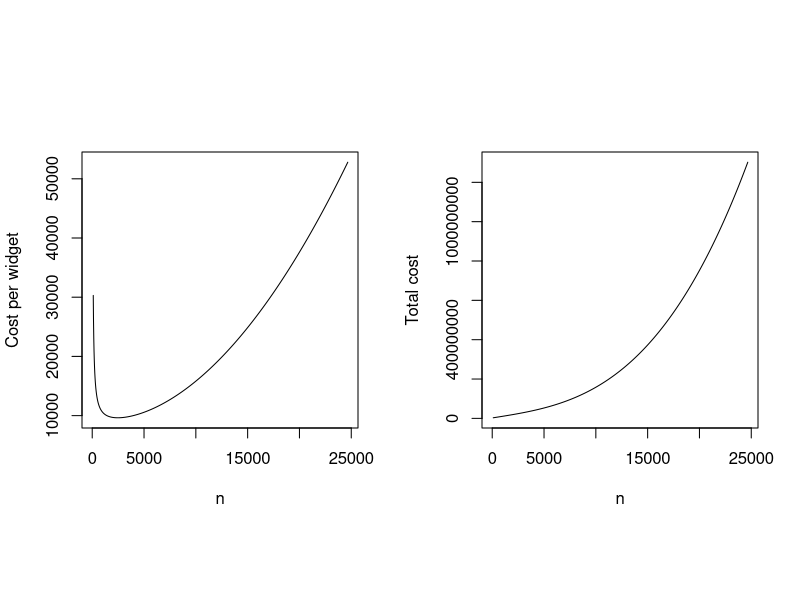
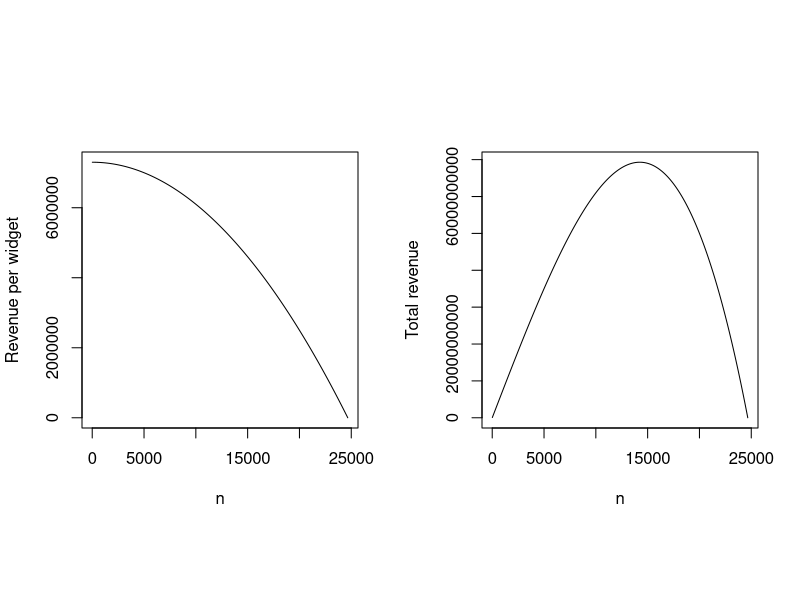
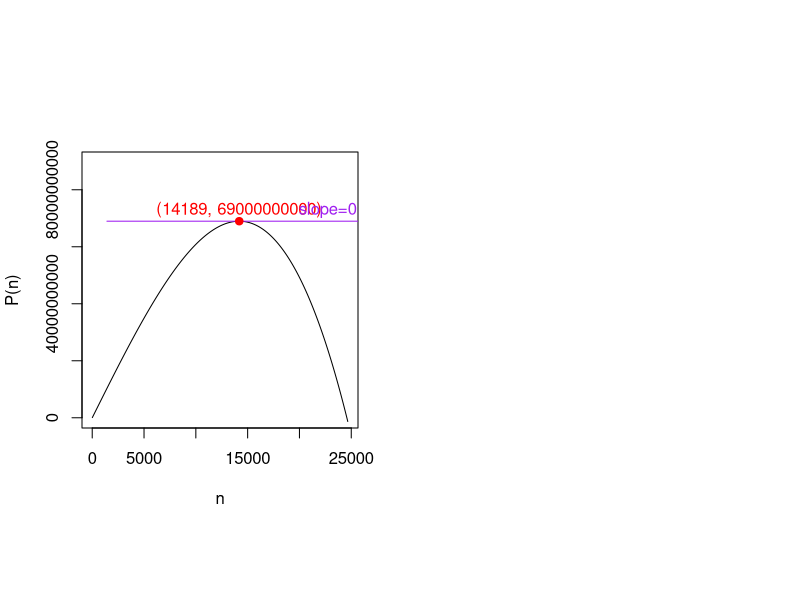

These charts were generated, in order, by the following R code:
## ---- chunk 1
options(scipen=999)
fixer = function(exp){
  exp = gsub("+-","-",exp,fixed=T)
  exp = gsub("--","+",exp,fixed=T)
  exp = gsub("t^0","",exp,fixed=T)
  exp = gsub("t^1","x",exp,fixed=T)
  return(exp)
}

while(T){
  FC = 10^runif(1,3,7)  # Fixed cost of equipment
  U = 10^runif(1,0,4)
  ndoubcost = 10^runif(1,3,6)
  A = FC/ndoubcost^3
  B = U*runif(1,1,1000)
  nrev0 = ndoubcost*runif(1,0.01,100)
  C = B/nrev0^2
  FC = signif(FC,2)
  U = signif(U,2)
  A = signif(A,2)
  B = signif(B,2)
  C = signif(C,2)
  nrev0 = sqrt(B/C)
  n2 = (FC/2/A)^(1/3)
  cpu1 = A+U+FC
  cpu2 = A*n2^2+U+FC/n2
  cpu3 = A*nrev0^2+U+FC/nrev0
  nstar = sqrt((B-U)/(3*A+3*C))
  Pstar = -A*nstar^3-C*nstar^3+(B-U)*nstar-FC
  if(A>0.00001 && B>0.001 && C>0.00001 && nstar>100 && nstar<100000 && Pstar>1000 && nstar<nrev0 && n2<nrev0 &&
    n2>nrev0/10 && n2<nrev0/2){break}
}

## ---- chunk 2
par(pty="s",mfrow=c(1,2))
nn = seq(100,nrev0,length.out=1000)
plot(nn,A*nn^2+U+FC/nn,type="l",xlab="n",ylab="Cost per widget",xlim=c(0,nrev0))
plot(nn,A*nn^3+U*nn+FC,type="l",xlab="n",ylab="Total cost",xlim=c(0,nrev0))
## ---- chunk 3
par(pty="s",mfrow=c(1,2))
nn = seq(10,nrev0,length.out=1000)
plot(nn,B-C*nn^2,type="l",xlab="n",ylab="Revenue per widget",xlim=c(0,nrev0))
plot(nn,B*nn-C*nn^3,type="l",xlab="n",ylab="Total revenue",xlim=c(0,nrev0))
## ---- chunk 4
nn = seq(10,nrev0,length.out=1000)
plot(nn,-A*nn^3-C*nn^3+(B-U)*nn-FC,type="l",xlim=c(0,nrev0),ylim=c(0,Pstar*1.3),xlab="n",ylab="P(n)")
lines(c(nstar*0.1,nstar*1.9),c(Pstar,Pstar),col="purple")
points(nstar,Pstar,pch=19,col="red")
text(nstar,Pstar,paste0("(",round(nstar),", ",signif(Pstar,3),")",collapse=""),col="red",adj=c(0.5,-0.5))
text(nstar*1.8,Pstar,paste0("slope=0"),col="purple",adj=c(1,-0.5))
